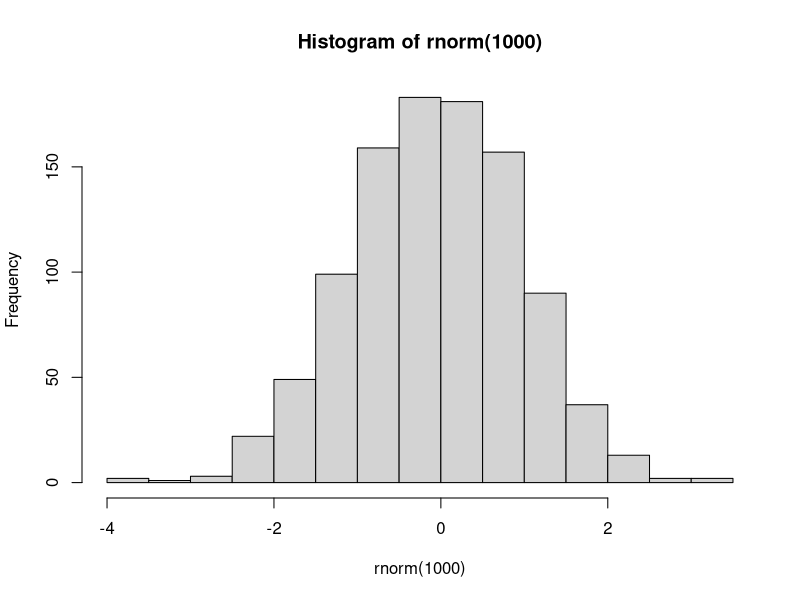
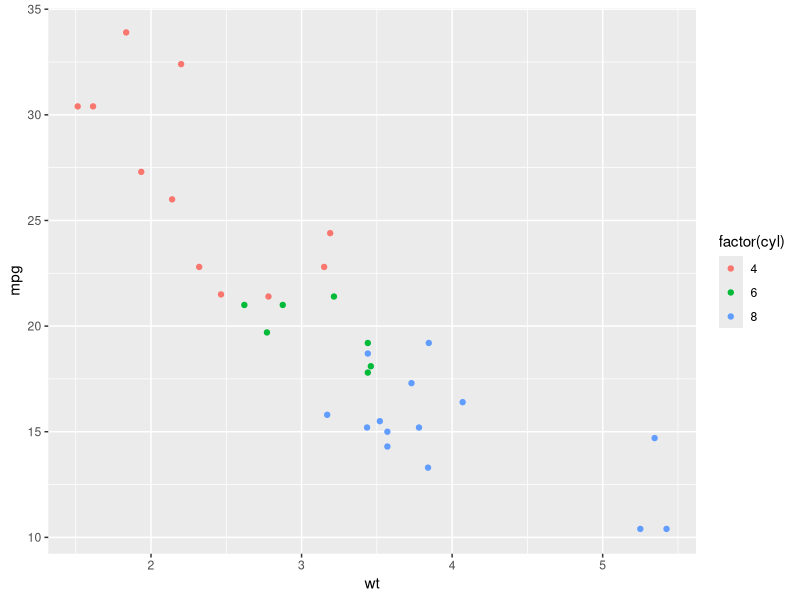
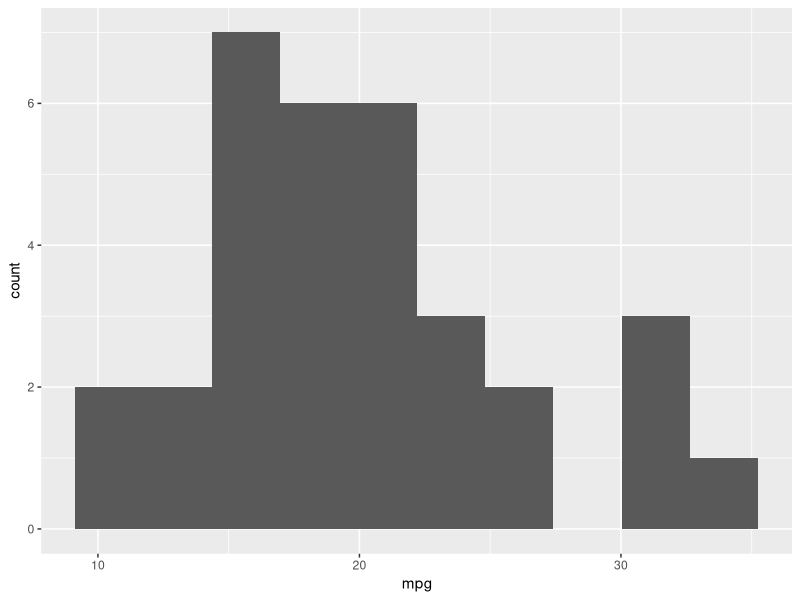
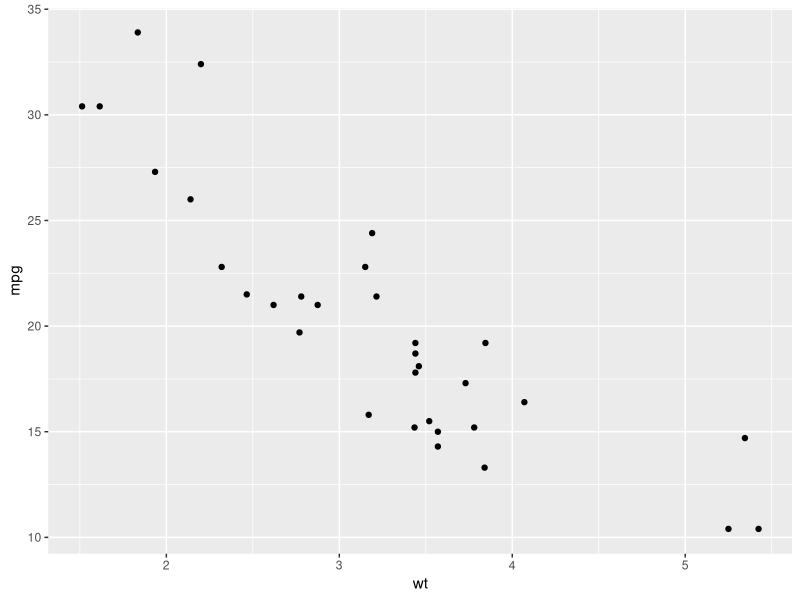

These figures' R source, in order:
## ---- chunk 1
#| echo: fenced
#| label: fig-histogram
#| fig-cap: "히스토그램"
hist(rnorm(1000))
## ---- chunk 2
#| echo: fenced
#| label: fig-ggplot2
#| fig-cap: "ggplot2 패키지를 사용한 산점도"
library(ggplot2)
ggplot(mtcars) + geom_point(aes(wt, mpg, color = factor(cyl)))
## ---- chunk 3
#| echo: fenced
#| label: fig-mtcars
#| fig-cap: "mtcars 데이터에 대한 그래프"
#| fig-subcap: 
#|   - "mpg 히스토그램"
#|   - "wt vs mpg"
#| layout-ncol: 2
p1 <- ggplot(mtcars) + geom_histogram(aes(mpg), bins = 10)
p1
p2 <- ggplot(mtcars) + geom_point(aes(wt, mpg))
p2
